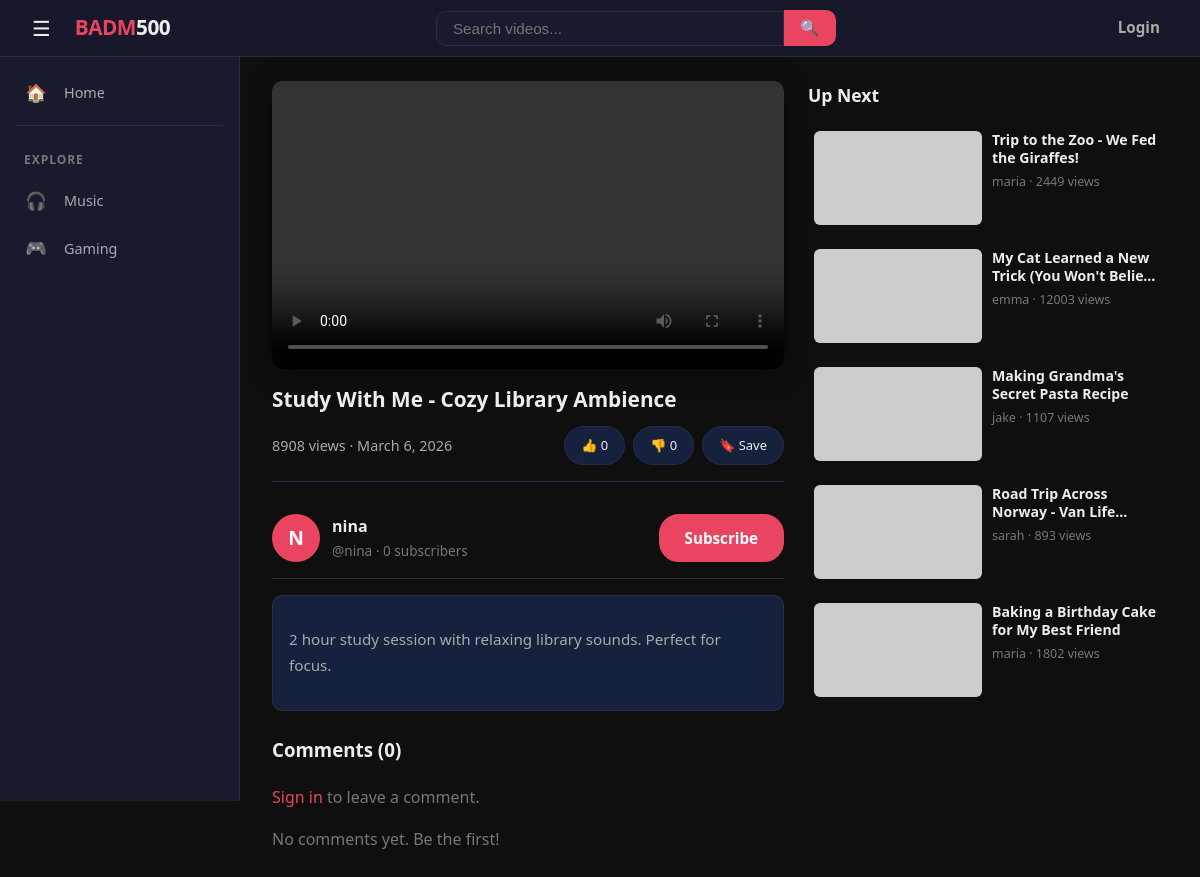
The page /watch/8/ on the database its author committed.
### videos/models.py (models this page shows, shortened)
class Video(models.Model):
    VISIBILITY_CHOICES = [
        ('public', 'Public'),
        ('unlisted', 'Unlisted'),
        ('private', 'Private'),
    ]
    title = models.CharField(max_length=200)
    description = models.TextField(blank=True, default='')
    file = models.FileField(upload_to='videos/')
    thumbnail = models.ImageField(upload_to='thumbnails/', blank=True, null=True)
    visibility = models.CharField(max_length=10, choices=VISIBILITY_CHOICES, default='public')
    author = models.ForeignKey(User, on_delete=models.CASCADE, related_name='videos')
    views = models.PositiveIntegerField(default=0)
    duration = models.PositiveIntegerField(null=True, blank=True, help_text='Duration in seconds')
    created_at = models.DateTimeField(default=timezone.now)
    class Meta:
        ordering = ['-created_at']
    @property
    def like_count(self):
        return self.likes.filter(is_like=True).count()
    @property
    def dislike_count(self):
        return self.likes.filter(is_like=False).count()

### videos/views.py (the view, shortened to what this page needs)
# urls.py: path('watch/<int:pk>/', views.watch, name='watch'),
def watch(request, pk):
    video = get_object_or_404(Video, pk=pk)
    video.views += 1
    video.save(update_fields=['views'])
    user = request.user
    user_liked = user_disliked = is_subscribed = is_saved = False
    comments = video.comments.all()
    related_videos = Video.objects.filter(visibility='public').exclude(pk=pk)[:5]
    if user.is_authenticated:
        user_votes = dict(
            CommentVote.objects.filter(user=user, comment__in=comments)
            .values_list('comment_id', 'is_upvote')
        )
        for c in comments:
            c.user_upvoted = user_votes.get(c.pk) is True
            c.user_downvoted = user_votes.get(c.pk) is False
    else:
        for c in comments:
            c.user_upvoted = c.user_downvoted = False
    return render(request, 'watch.html', {
        'video': video,
        'comments': comments,
        'related_videos': related_videos,
        'user_liked': user_liked,
        'user_disliked': user_disliked,
        'is_subscribed': is_subscribed,
        'is_saved': is_saved,
    })

### videos/context_processors.py (called while the page is built)
def notifications(request):
    if request.user.is_authenticated:
        return {
            'unread_count': request.user.notifications.filter(is_read=False).count(),
        }
    return {'unread_count': 0}

### templates/watch.html (shortened to what this page needs)
{% extends 'base.html' %}
{% load video_extras %}
{% block content %}
<div class="player-layout">
    <div class="player-main">
        <div class="player-container">
            <video controls {% if video.thumbnail %}poster="{{ video.thumbnail.url }}"{% endif %}>
                <source src="{% url 'stream_video' video.pk %}" type="video/mp4">
            </video>
        </div>
        <div class="video-info">
            <h1>{{ video.title }}</h1>
            <div class="video-stats">
                <span>{{ video.views }} view{{ video.views|pluralize }} &middot; {{ video.created_at|date:"F j, Y" }}</span>
                <div class="video-actions">
                    {% if user.is_authenticated %}
                    <a href="{% url 'like' video.pk %}?type=like" class="action-btn {% if user_liked %}active-like{% endif %}">&#128077; {{ video.like_count }}</a>
                    <a href="{% url 'like' video.pk %}?type=dislike" class="action-btn {% if user_disliked %}active-like{% endif %}">&#128078; {{ video.dislike_count }}</a>
                    <a href="{% url 'toggle_save' video.pk %}" class="action-btn {% if is_saved %}active-like{% endif %}">&#128278; {% if is_saved %}Saved{% else %}Save{% endif %}</a>
                    {% else %}
                    <a href="{% url 'login' %}">&#128077; {{ video.like_count }}</a>
                    <a href="{% url 'login' %}">&#128078; {{ video.dislike_count }}</a>
                    <a href="{% url 'login' %}">&#128278; Save</a>
                    {% endif %}
                </div>
            </div>
        </div>
        <div class="channel-bar">
            <div class="channel-info">
                <div class="avatar">
                    {% if video.author.profile.avatar %}
                    <img src="{{ video.author.profile.avatar.url }}" alt="{{ video.author.username }}" class="avatar-img-lg">
                    {% else %}
                    {{ video.author.username|first|upper }}
                    {% endif %}
                </div>
                <div>
                    <div class="channel-name">
                        <a href="{% url 'profile' video.author.username %}">{{ video.author.username }}</a>
                    </div>
                    <div class="subscriber-count">@{{ video.author.username }} &middot; {{ video.author.subscribers.count }} subscriber{{ video.author.subscribers.count|pluralize }}</div>
                </div>
            </div>
            {% if user.is_authenticated and user != video.author %}
            <a href="{% url 'subscribe' video.author.username %}" class="btn-subscribe {% if is_subscribed %}subscribed{% endif %}">
                {% if is_subscribed %}Subscribed{% else %}Subscribe{% endif %}
            </a>
            {% elif not user.is_authenticated %}
            <a href="{% url 'login' %}" class="btn-subscribe">Subscribe</a>
            {% endif %}
        </div>
        {% if video.description %}
        <div class="video-description">
            <p>{{ video.description|linebreaksbr }}</p>
        </div>
        {% endif %}
        <div class="comments-section">
            <h3>Comments ({{ comments|length }})</h3>
            {% if user.is_authenticated %}
            <form method="post" class="comment-form">
                {% csrf_token %}
                <div class="avatar-sm">
                    {% if user.profile.avatar %}
                    <img src="{{ user.profile.avatar.url }}" alt="{{ user.username }}" class="avatar-img">
                    {% else %}
                    {{ user.username|first|upper }}
                    {% endif %}
                </div>
                <textarea name="comment_text" placeholder="Add a comment..." required></textarea>
                <button type="submit" class="btn btn-sm btn-primary btn-comment-post">Post</button>
            </form>
            {% else %}
            <p class="text-muted">
                <a href="{% url 'login' %}">Sign in</a> to leave a comment.
            </p>
            {% endif %}
            <div>
                {% for comment in comments %}
                <div class="comment">
                    <div class="avatar-sm">
                        {% if comment.author.profile.avatar %}
                        <img src="{{ comment.author.profile.avatar.url }}" alt="{{ comment.author.username }}" class="avatar-img">
                        {% else %}
                        {{ comment.author.username|first|upper }}
                        {% endif %}
                    </div>
                    <div class="comment-body">
                        <div class="comment-header">
                            <strong>{{ comment.author.username }}</strong>
                            <span>{{ comment.created_at|timesince }} ago</span>
                        </div>
                        <div class="comment-text">{{ comment.text }}</div>
                        <div class="comment-actions">
                            {% if user.is_authenticated %}
                            <a href="{% url 'vote_comment' comment.pk %}?type=up" class="comment-vote {% if comment.user_upvoted %}active-up{% endif %}">&#9650; {{ comment.upvote_count }}</a>
                            <a href="{% url 'vote_comment' comment.pk %}?type=down" class="comment-vote {% if comment.user_downvoted %}active-down{% endif %}">&#9660; {{ comment.downvote_count }}</a>
                            {% else %}
                            <a href="{% url 'login' %}" class="comment-vote">&#9650; {{ comment.upvote_count }}</a>
                            <a href="{% url 'login' %}" class="comment-vote">&#9660; {{ comment.downvote_count }}</a>
                            {% endif %}
                        </div>
                    </div>
                </div>
                {% empty %}
                <p class="text-muted">No comments yet. Be the first!</p>
                {% endfor %}
            </div>
        </div>
    </div>
    <div class="right-sidebar">
        <h3>Up Next</h3>
        {% for rv in related_videos %}
        <a href="{% url 'watch' rv.pk %}" class="sidebar-video">
            <div class="thumb-sm">
                {% if rv.thumbnail %}
                <img src="{{ rv.thumbnail.url }}" alt="{{ rv.title }}">
                {% else %}
                <img src="https://placehold.co/168x94/16213e/e94560?text={{ rv.title|truncatewords:2|urlencode }}" alt="{{ rv.title }}">
                {% endif %}
            </div>
            <div class="thumb-info">
                <h4>{{ rv.title }}</h4>
                <p>{{ rv.author.username }} &middot; {{ rv.views }} views</p>
            </div>
        </a>
        {% endfor %}
    </div>
</div>
{% endblock %}

### static/css/base.css (style rules this page uses)
:root { --bg-primary: #0f0f0f; --bg-secondary: #1a1a2e; --bg-card: #16213e; --bg-input: #1a1a2e; --bg-hover: #1e2a4a; --accent: #e94560; --accent-hover: #ff6b81; --accent-glow: rgba(233, 69, 96, 0.15); --text-primary: #eee; --text-secondary: #aaa; --text-muted: #777; --border: #2a2a4a; --border-light: #333366; --shadow: rgba(0, 0, 0, 0.4); --shadow-lg: rgba(0, 0, 0, 0.6); --radius: 10px; --radius-sm: 6px; --radius-lg: 14px; --transition: 0.25s ease; --max-width: 1200px; --sidebar-width: 240px; }
*, *::before, *::after { box-sizing: border-box; }
html { scroll-behavior: smooth; }
body { font-family: 'Segoe UI', system-ui, -apple-system, sans-serif; margin: 0; background: var(--bg-primary); color: var(--text-primary); line-height: 1.6; min-height: 100vh; }
a { color: var(--accent); text-decoration: none; transition: color var(--transition); }
img { max-width: 100%; display: block; }
.text-muted { color: var(--text-muted); }

### static/css/videos.css (style rules this page uses)
.player-layout { display: grid; grid-template-columns: 1fr 360px; gap: 24px; align-items: start; }
.player-container { background: #000; border-radius: var(--radius); overflow: hidden; aspect-ratio: 16 / 9; box-shadow: 0 4px 24px rgba(0, 0, 0, 0.5); }
.player-container video { width: 100%; height: 100%; display: block; }
.video-info { margin-top: 16px; }
.video-info h1 { font-size: 1.3em; margin: 0 0 12px 0; line-height: 1.4; }
.video-info .video-stats { display: flex; align-items: center; justify-content: space-between; flex-wrap: wrap; gap: 12px; padding-bottom: 16px; border-bottom: 1px solid var(--border); color: var(--text-secondary); font-size: 0.9em; }
.video-info .video-actions { display: flex; gap: 8px; }
.video-info .video-actions a, .video-info .video-actions button { background: var(--bg-card); border: 1px solid var(--border); color: var(--text-primary); padding: 8px 16px; border-radius: 20px; cursor: pointer; font-size: 0.9em; transition: all var(--transition); text-decoration: none; display: inline-flex; align-items: center; gap: 4px; }
.channel-bar { display: flex; align-items: center; justify-content: space-between; margin-top: 16px; padding: 16px 0; border-bottom: 1px solid var(--border); }
.channel-info { display: flex; align-items: center; gap: 12px; }
.avatar { width: 48px; height: 48px; border-radius: 50%; background: var(--accent); display: flex; align-items: center; justify-content: center; font-size: 1.2em; color: #fff; font-weight: 700; flex-shrink: 0; }
.channel-info .channel-name { font-weight: 600; font-size: 1em; }
.channel-info .channel-name a { color: var(--text-primary); }
.channel-info .subscriber-count { color: var(--text-muted); font-size: 0.85em; }
.btn-subscribe { background: var(--accent); color: #fff; border: 2px solid var(--accent); padding: 10px 24px; border-radius: 20px; font-weight: 600; cursor: pointer; transition: all var(--transition); text-decoration: none; font-size: 0.95em; white-space: nowrap; }
.video-description { margin-top: 16px; padding: 16px; background: var(--bg-card); border-radius: var(--radius); color: var(--text-secondary); font-size: 0.95em; line-height: 1.7; border: 1px solid var(--border); }
.right-sidebar h3 { margin: 0 0 16px 0; font-size: 1.1em; font-weight: 700; }
.sidebar-video { display: flex; gap: 10px; margin-bottom: 12px; text-decoration: none; color: inherit; padding: 6px; border-radius: var(--radius-sm); transition: background var(--transition); }
.sidebar-video .thumb-sm { width: 168px; height: 94px; border-radius: var(--radius-sm); background: #111; flex-shrink: 0; overflow: hidden; position: relative; }
.sidebar-video .thumb-sm img { width: 100%; height: 100%; object-fit: cover; transition: transform 0.3s ease; }
.sidebar-video .thumb-info h4 { margin: 0 0 4px 0; font-size: 0.88em; font-weight: 600; line-height: 1.3; display: -webkit-box; -webkit-line-clamp: 2; -webkit-box-orient: vertical; overflow: hidden; color: var(--text-primary); }
.sidebar-video .thumb-info p { margin: 0; font-size: 0.78em; color: var(--text-muted); }
.comments-section { margin-top: 24px; }
.comments-section h3 { margin: 0 0 20px 0; font-weight: 700; }

### rows shown on the page
Video: title "Study With Me - Cozy Library Ambience", views "8908", created_at "March 6, 2026", like_count "0", dislike_count "0", author.username|first "N", author.username "nina", author.subscribers.count "0", description "2 hour study session with relaxing library sounds. Perfect for focus."
Video: title "Trip to the Zoo - We Fed the Giraffes!", author.username "maria", views "2449"
Video: title "My Cat Learned a New Trick (You Won't…", author.username "emma", views "12003"
Video: title "Making Grandma's Secret Pasta Recipe", author.username "jake", views "1107"
Video: title "Road Trip Across Norway - Van…", author.username "sarah", views "893"
Video: title "Baking a Birthday Cake for My Best Friend", author.username "maria", views "1802"

### other values the page prints
{{ comments|length }} "0"
